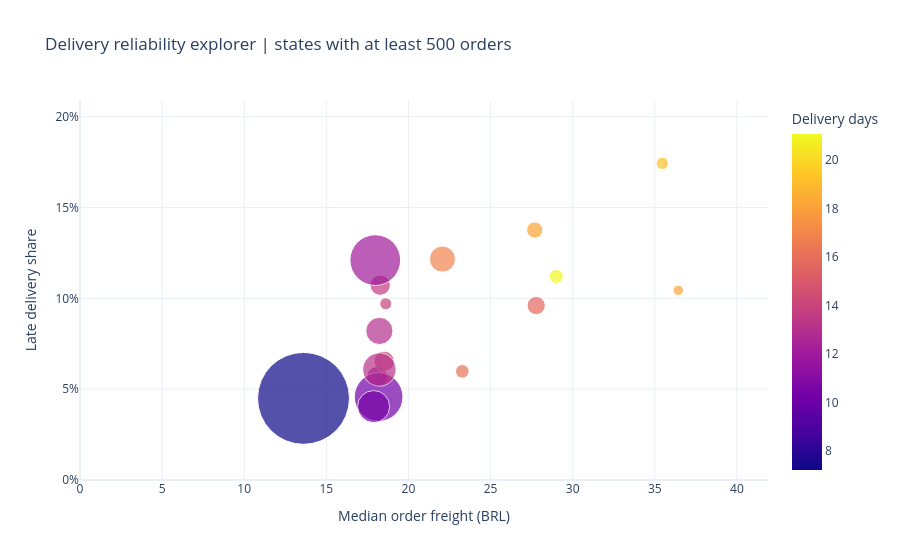

The notebook cell saved with this chart:
### Markdown cell above
### Interactive route explorer

Hover to inspect a state's volume and economics, zoom into overlapping points,
and compare destination service levels. A self-contained offline HTML export is
saved under `reports/interactive/route_explorer.html`.

### Code cell
# GitHub may not render Plotly outputs; the preceding PNGs remain readable there.
display(result["interactive"])

### Figure 1 — Plotly figure (JSON) as saved in the notebook; plotly's stock layout.template omitted (floating-point values rounded to 4 significant figures)
{"data": [{"customdata": [[3256], [1279], [2080], [1995], [1957], [717], [11354], [701], [886], [946], [517], [1593], [4923], [12350], [5344], [3546], [40494]], "hovertemplate": "<b>%{hovertext}</b><br><br>Median order freight (BRL)=%{x:.2f}<br>Late delivery share=%{y:.1%}<br>Delivered orders=%{customdata[0]:,}<br>Delivery days=%{marker.color}<extra></extra>", "hovertext": ["BA", "CE", "DF", "ES", "GO", "MA", "MG", "MS", "MT", "PA", "PB", "PE", "PR", "RJ", "RS", "SC", "SP"], "legendgroup": "", "marker": {"color": [16.91, 18.21, 11.36, 13.64, 13.95, 19.19, 10.31, 13.94, 16.11, 21.08, 18.15, 15.7, 10.43, 12.04, 13.18, 13.01, 7.21], "coloraxis": "coloraxis", "size": [3256, 1279, 2080, 1995, 1957, 717, 11354, 701, 886, 946, 517, 1593, 4923, 12350, 5344, 3546, 40494], "sizemode": "area", "sizeref": 9.584, "symbol": "circle"}, "mode": "markers", "name": "", "orientation": "v", "showlegend": false, "type": "scatter", "x": [22.07, 27.69, 18.09, 18.28, 18.52, 35.46, 18.19, 18.62, 23.28, 29.0, 36.43, 27.78, 17.88, 17.98, 18.23, 18.23, 13.61], "xaxis": "x", "y": [0.1216, 0.1376, 0.05673, 0.1073, 0.06541, 0.1743, 0.04571, 0.097, 0.05982, 0.1121, 0.1044, 0.09605, 0.04042, 0.1211, 0.06082, 0.08206, 0.04494], "yaxis": "y"}], "layout": {"coloraxis": {"colorbar": {"title": {"text": "Delivery days"}}, "colorscale": [[0.0, "#0d0887"], [0.1111, "#46039f"], [0.2222, "#7201a8"], [0.3333, "#9c179e"], [0.4444, "#bd3786"], [0.5556, "#d8576b"], [0.6667, "#ed7953"], [0.7778, "#fb9f3a"], [0.8889, "#fdca26"], [1.0, "#f0f921"]]}, "legend": {"itemsizing": "constant", "tracegroupgap": 0}, "title": {"text": "Delivery reliability explorer | states with at least 500 orders"}, "xaxis": {"anchor": "y", "domain": [0.0, 1.0], "range": [0, 41.89], "title": {"text": "Median order freight (BRL)"}}, "yaxis": {"anchor": "x", "domain": [0.0, 1.0], "range": [0, 0.2092], "tickformat": ".0%", "title": {"text": "Late delivery share"}}}}
